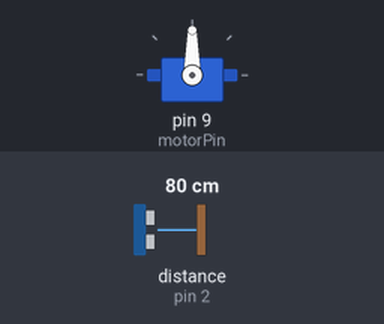
The sketch below on a simulated Arduino Uno, built with avr-gcc and run on an emulated ATmega328P. On the bench: servo. Wiring (inferred from the names in the program): ultrasonic range finder: trigger pin 3; echo pin 2. The inputs (shaded band) are chosen by the test bench; at power-on: distance to the obstacle (sensor on pin 2) 80 cm. The echo pulse lasts 58.3 µs per cm.

Above: at 0.1 s.
At 0.6 s:
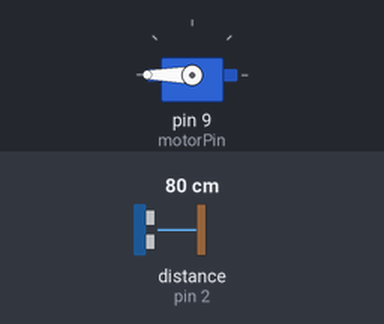
At 5.6 s:
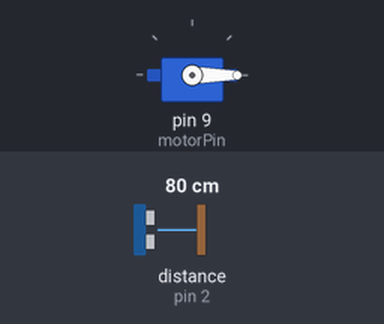
Timing chart, 0 to 7.1 s (numbered marks = the images above):
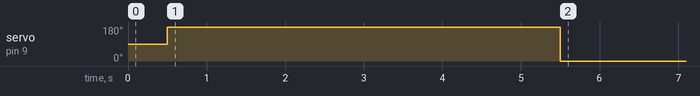

The sketch:

ultrasonic_with_bldc.ino
```cpp
#include <Servo.h>

Servo ESC;

int echoPin = 2;
int trigPin = 3;

int motorPin = 9;
int speed = 100;
long motorTime = 10000;

int swtch = 4;

long  duration;
int   distance;
int   targetDistance = 15;
int   sensorState = 0, lastState = 0;


void setup() {

  ESC.attach(motorPin,1000,2000);
  delay(500);
  ESC.writeMicroseconds(2000);
  delay(5000);
  ESC.writeMicroseconds(1000);
  delay(3000);

  pinMode(trigPin, OUTPUT);
  pinMode(echoPin, INPUT);

  pinMode(swtch, INPUT_PULLUP);

  Serial.begin(115200);
}

void loop() {
  digitalWrite(trigPin, LOW);
  delayMicroseconds(2);
  digitalWrite(trigPin, HIGH);
  delayMicroseconds(10);
  digitalWrite(trigPin, LOW);

  duration = pulseIn(echoPin, HIGH);
  distance = duration * 0.034 / 2;

  if (distance <= targetDistance && digitalRead(swtch) == LOW) {
    ESC.write(speed);
    delay(motorTime);
    ESC.write(0);
  }

}
```
